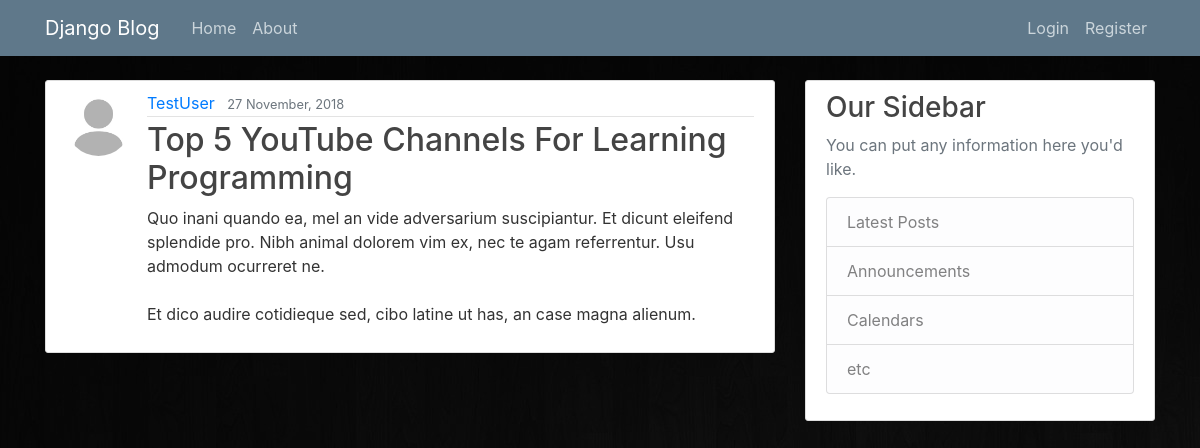
The page /post/33/ on the database its author committed.
### blog/models.py (models this page shows, shortened)
class Post(models.Model):
    title=models.CharField(max_length=100)
    content=models.TextField()
    date_posted=models.DateTimeField(default=timezone.now)
    author=models.ForeignKey(User, on_delete=models.CASCADE)

### users/models.py (models this page shows, shortened)
class Profile(models.Model):
    user=models.OneToOneField(User, on_delete=models.CASCADE)
    image=models.ImageField(default='default.jpg', upload_to='profile_pics')

### blog/views.py (the view)
# urls.py: path('post/<int:pk>/', PostDetailView.as_view(), name='post-detail'),
class PostDetailView(DetailView):
    model=Post

### blog/templates/blog/post_detail.html (shortened to what this page needs)
{%extends "blog/base.html"%}
{% block content%}
	<article class="media content-section">
	 <img class="rounded-circle article-img" src="{{object.author.profile.image.url}}">
	  <div class="media-body">
	    <div class="article-metadata">
	      <a class="mr-2" href="{% url 'user-posts' object.author.username %}">{{ object.author }}</a>
	      <small class="text-muted">{{ object.date_posted|date:"d F, Y" }}</small>
	    </div>
	    <h2 class="article-title">{{ object.title }}</h2>
	    <p class="article-content">{{ object.content }}</p>
	  </div>
	</article>
{%endblock content%}

### blog/static/blog/main.css (style rules this page uses)
body { background: #fafafa; color: #333333; margin-top: 5rem; }
h1, h2, h3, h4, h5, h6 { color: #444444; }
.content-section { background: #ffffff; padding: 10px 20px; border: 1px solid #dddddd; border-radius: 3px; margin-bottom: 20px; }
.article-title { color: #444444; }
.article-content { white-space: pre-line; }
.article-img { height: 65px; width: 65px; margin-right: 16px; }
.article-metadata { padding-bottom: 1px; margin-bottom: 4px; border-bottom: 1px solid #e3e3e3 }

### rows shown on the page
Post: author.profile.image (placeholder picture), author "TestUser", date_posted "27 November, 2018", title "Top 5 YouTube Channels For Learning Programming", content "Quo inani quando ea, mel an vide adversarium suscipiantur. Et dicunt eleifend splendide pro. Nibh animal dolorem vim ex, nec te agam referrentur. Usu admodum ocurreret ne. Et dico audire cotidieque sed, cibo latine ut has, an case magna alienum."
